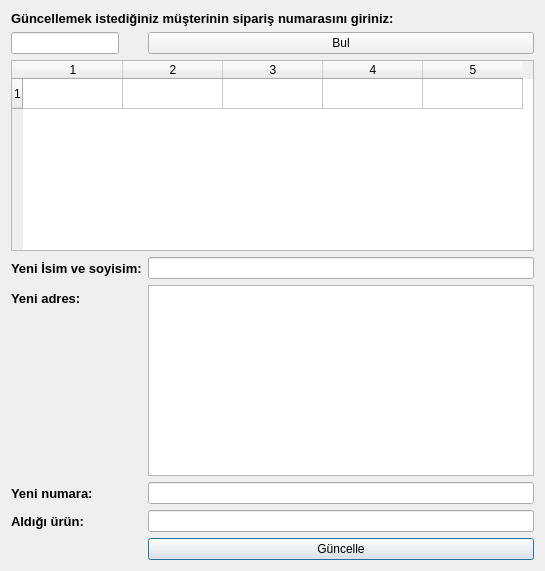
<?xml version="1.0" encoding="UTF-8"?>
<ui version="4.0">
 <class>Dialog</class>
 <widget class="QDialog" name="Dialog">
  <property name="geometry">
   <rect>
    <x>0</x>
    <y>0</y>
    <width>545</width>
    <height>571</height>
   </rect>
  </property>
  <property name="windowTitle">
   <string>Dialog</string>
  </property>
  <layout class="QFormLayout" name="formLayout">
   <item row="0" column="0" colspan="2">
    <widget class="QLabel" name="label">
     <property name="font">
      <font>
       <pointsize>10</pointsize>
       <weight>75</weight>
       <bold>true</bold>
      </font>
     </property>
     <property name="text">
      <string>Güncellemek istediğiniz müşterinin sipariş numarasını giriniz:</string>
     </property>
    </widget>
   </item>
   <item row="2" column="0" colspan="2">
    <widget class="QTableWidget" name="tableWidget">
     <property name="rowCount">
      <number>1</number>
     </property>
     <property name="columnCount">
      <number>5</number>
     </property>
     <row/>
     <column/>
     <column/>
     <column/>
     <column/>
     <column/>
    </widget>
   </item>
   <item row="5" column="0">
    <widget class="QLabel" name="label_2">
     <property name="font">
      <font>
       <pointsize>10</pointsize>
       <weight>75</weight>
       <bold>true</bold>
      </font>
     </property>
     <property name="text">
      <string>Yeni İsim ve soyisim:</string>
     </property>
    </widget>
   </item>
   <item row="5" column="1">
    <widget class="QLineEdit" name="lineEdit_2"/>
   </item>
   <item row="7" column="0">
    <widget class="QLabel" name="label_3">
     <property name="font">
      <font>
       <pointsize>10</pointsize>
       <weight>75</weight>
       <bold>true</bold>
      </font>
     </property>
     <property name="text">
      <string>Yeni adres:</string>
     </property>
    </widget>
   </item>
   <item row="7" column="1">
    <widget class="QTextEdit" name="textEdit"/>
   </item>
   <item row="8" column="0">
    <widget class="QLabel" name="label_4">
     <property name="font">
      <font>
       <pointsize>10</pointsize>
       <weight>75</weight>
       <bold>true</bold>
      </font>
     </property>
     <property name="text">
      <string>Yeni numara:</string>
     </property>
    </widget>
   </item>
   <item row="8" column="1">
    <widget class="QLineEdit" name="lineEdit_3"/>
   </item>
   <item row="9" column="0">
    <widget class="QLabel" name="label_5">
     <property name="font">
      <font>
       <pointsize>10</pointsize>
       <weight>75</weight>
       <bold>true</bold>
      </font>
     </property>
     <property name="text">
      <string>Aldığı ürün:</string>
     </property>
    </widget>
   </item>
   <item row="9" column="1">
    <widget class="QLineEdit" name="lineEdit_4"/>
   </item>
   <item row="10" column="1">
    <widget class="QPushButton" name="pushButton_2">
     <property name="text">
      <string>Güncelle</string>
     </property>
    </widget>
   </item>
   <item row="1" column="0">
    <widget class="QLineEdit" name="lineEdit"/>
   </item>
   <item row="1" column="1">
    <widget class="QPushButton" name="pushButton">
     <property name="text">
      <string>Bul</string>
     </property>
    </widget>
   </item>
  </layout>
 </widget>
 <resources/>
 <connections>
  <connection>
   <sender>pushButton_2</sender>
   <signal>clicked()</signal>
   <receiver>Dialog</receiver>
   <slot>guncelle()</slot>
   <hints>
    <hint type="sourcelabel">
     <x>472</x>
     <y>474</y>
    </hint>
    <hint type="destinationlabel">
     <x>564</x>
     <y>480</y>
    </hint>
   </hints>
  </connection>
  <connection>
   <sender>pushButton</sender>
   <signal>clicked()</signal>
   <receiver>Dialog</receiver>
   <slot>bul()</slot>
   <hints>
    <hint type="sourcelabel">
     <x>648</x>
     <y>25</y>
    </hint>
    <hint type="destinationlabel">
     <x>572</x>
     <y>24</y>
    </hint>
   </hints>
  </connection>
 </connections>
 <slots>
  <slot>guncelle()</slot>
  <slot>bul()</slot>
 </slots>
</ui>
